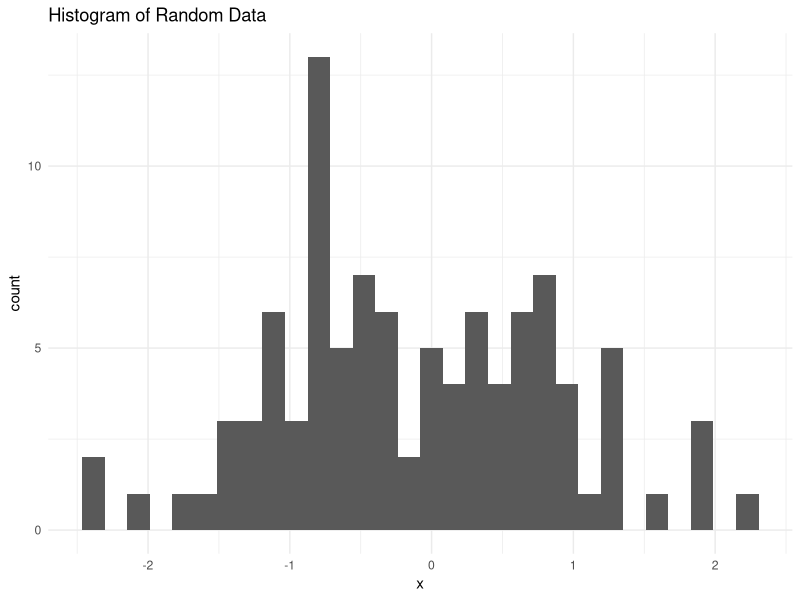

Reproduce this figure in R.
## ---- chunk 1
library(ggplot2)
## ---- chunk 2
#| label: fig-my-plot-rendered
#| fig-cap: "This is my plot. I hope that you like it."

x_random <- rnorm(n = 100)
random_df <- data.frame(x = x_random)

random_df |>
  ggplot(aes(x = x)) +
  geom_histogram() +
  labs(title = "Histogram of Random Data") + 
  theme_minimal()
